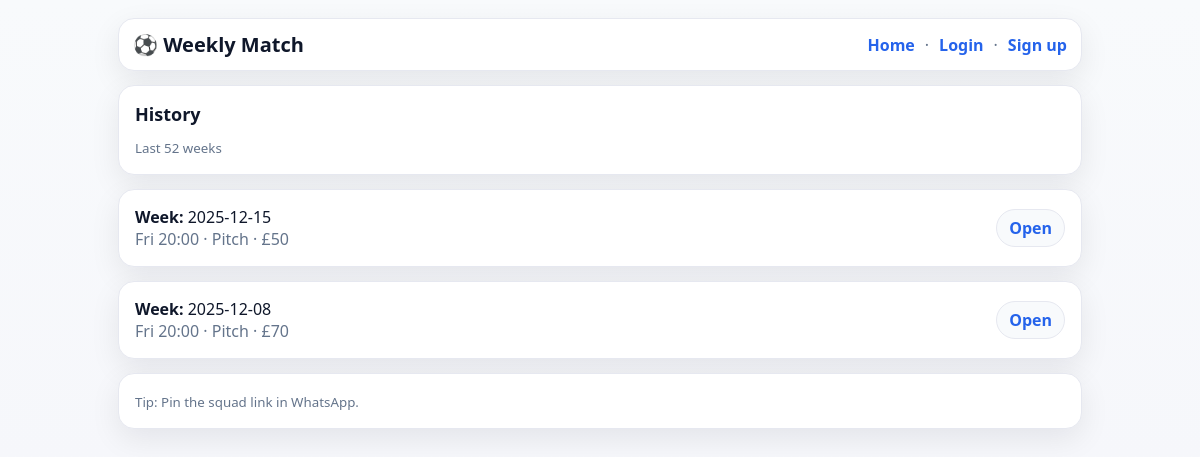
Before: /history with the older database file.
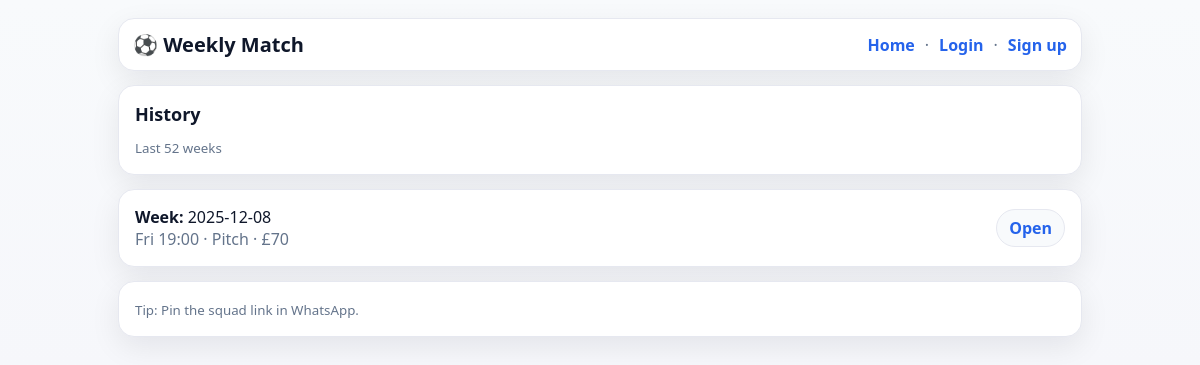
After: the same page with the newer database file.
### db.py (models this page shows)
class Match(Base):
    __tablename__ = "matches"
    id = Column(Integer, primary_key=True)
    schedule_id = Column(Integer, ForeignKey("schedules.id"))
    week_start = Column(String, nullable=False)
    start_time_text = Column(String, default="Fri 19:00")
    location = Column(String, default="Pitch")
    total_cost = Column(Integer, default=70)  # pounds
    is_open = Column(Boolean, default=True)
    created_at = Column(DateTime, default=datetime.utcnow)
    schedule = relationship("Schedule", back_populates="matches")
    signups = relationship("Signup", back_populates="match", cascade="all, delete-orphan")
    __table_args__ = (
        UniqueConstraint("schedule_id", "week_start", name="uq_schedule_week"),
    )

### app.py (the view)
@app.get("/history", response_class=HTMLResponse)
def history(request: Request):
    db = SessionLocal()
    try:
        user = get_current_user(request)
        sched = get_default_schedule(db)
        matches = (
            db.query(Match)
            .filter(Match.schedule_id == sched.id)
            .order_by(Match.week_start.desc())
            .limit(52)
            .all()
        )
        tpl = templates.get_template("history.html")
        return tpl.render(matches=matches, user=user, request_path=request_path(request))
    finally:
        db.close()

### templates/history.html (shortened to what this page needs)
{% extends "base.html" %}
{% block content %}
  <div class="card">
    <div class="h2">History</div>
    <small class="muted">Last 52 weeks</small>
  </div>
  {% for m in matches %}
    <div class="card">
      <div class="split">
        <div>
          <div><b>Week:</b> {{m.week_start}}</div>
          <div class="muted">{{m.start_time_text}} · {{m.location}} · £{{m.total_cost}}</div>
        </div>
        <a class="pill" href="/?week={{m.week_start}}">Open</a>
      </div>
    </div>
  {% endfor %}
{% endblock %}

Changed rows visible on the page:
removed Match: week_start "2025-12-15", start_time_text "Fri 20:00", location "Pitch", total_cost "50"
changed Match "Pitch": start_time_text "Fri 20:00" → "Fri 19:00"
